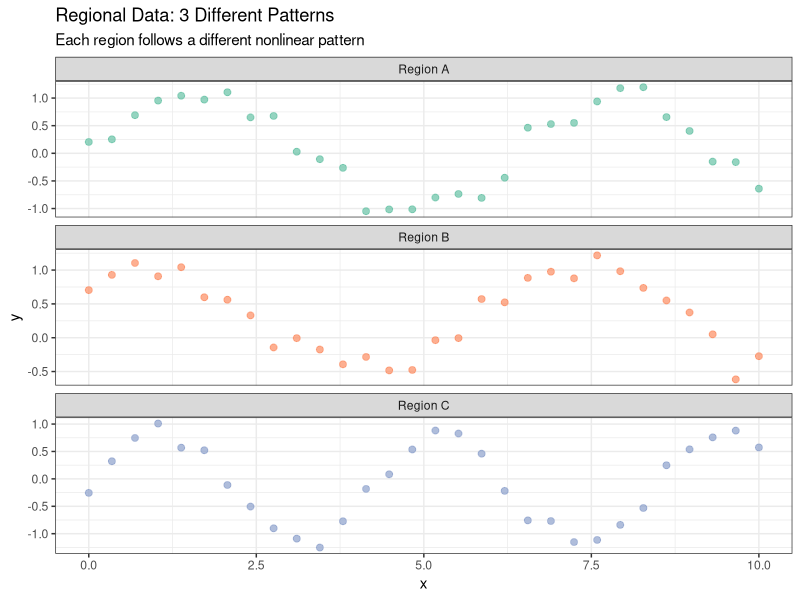

This chart was generated by the following R code:
# Quick script to regenerate key plots with white backgrounds
library(ggplot2)
library(dplyr)

# First, let's regenerate the regional data plot from demo_regional_splines.R
set.seed(42)

# Generate synthetic data for 3 regions
n_per_region <- 30
x_vals <- seq(0, 10, length.out = n_per_region)

# Region A: Standard sine wave
y_A <- sin(x_vals) + rnorm(n_per_region, 0, 0.15)

# Region B: Shifted and scaled sine wave  
y_B <- 0.7 * sin(x_vals + 0.5) + 0.3 + rnorm(n_per_region, 0, 0.15)

# Region C: Different frequency
y_C <- sin(1.5 * x_vals) - 0.2 + rnorm(n_per_region, 0, 0.15)

# Combine data
data <- data.frame(
  x = rep(x_vals, 3),
  y = c(y_A, y_B, y_C),
  region = rep(1:3, each = n_per_region),
  region_name = factor(rep(c("Region A", "Region B", "Region C"), each = n_per_region))
)

# Plot raw data with white background
p_data <- ggplot(data, aes(x = x, y = y, color = region_name)) +
  geom_point(alpha = 0.7, size = 2) +
  facet_wrap(~ region_name, ncol = 1, scales = "free_y") +
  labs(title = "Regional Data: 3 Different Patterns",
       subtitle = "Each region follows a different nonlinear pattern",
       x = "x", y = "y") +
  theme_bw() +  # White background with grid lines
  theme(legend.position = "none") +
  scale_color_brewer(palette = "Set2")

# Save plot
dir.create("output", showWarnings = FALSE)
ggsave("output/example-regional_data.png", p_data, width = 8, height = 8, dpi = 300)

cat("Regenerated example-regional_data.png with white background\n")

# If you want to regenerate other specific plots, run:
# source("run_regional_splines_fixed.R")  # This will refit models and regenerate all regional plots
# source("generate_plots_extended.R")      # This will regenerate extended boundary plots